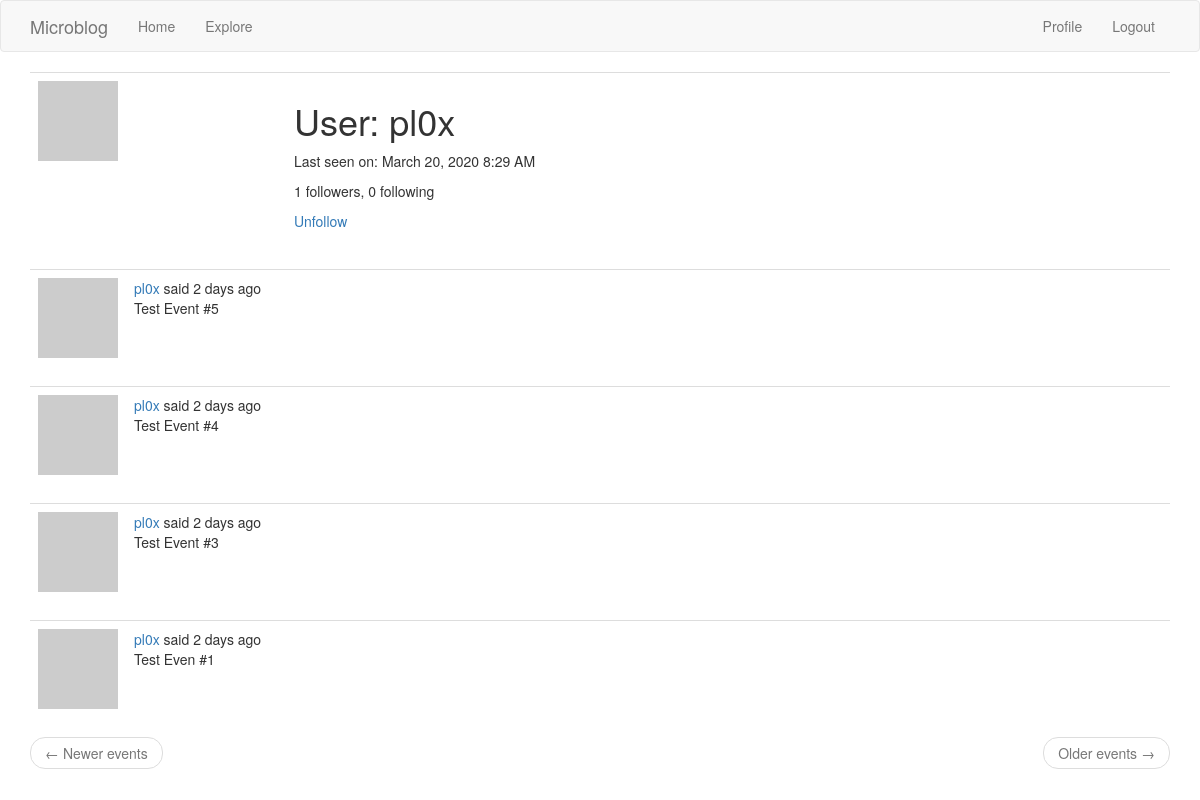
Page /user/pl0x (signed in) on the committed database.
### app/models.py (models this page shows, shortened)
class User(UserMixin, db.Model):
    id = db.Column(db.Integer, primary_key=True)
    username = db.Column(db.String(64), index=True, unique=True)
    email = db.Column(db.String(120), index=True, unique=True)
    password_hash = db.Column(db.String(128))
    events = db.relationship('Event', backref='author', lazy='dynamic')
    about_me = db.Column(db.String(140))
    last_seen = db.Column(db.DateTime, default=datetime.utcnow)
    followed = db.relationship(
        'User', secondary=followers,
        primaryjoin=(followers.c.follower_id == id),
        secondaryjoin=(followers.c.followed_id == id),
        backref=db.backref('followers', lazy='dynamic'), lazy='dynamic')
    def avatar(self, size):
        digest = md5(self.email.lower().encode('utf-8')).hexdigest()
        return 'https://www.gravatar.com/avatar/{}?d=identicon&s={}'.format(
            digest, size)
    def is_following(self, user):
        return self.followed.filter(
            followers.c.followed_id == user.id).count() > 0

class Event(db.Model):
    id = db.Column(db.Integer, primary_key=True)
    body = db.Column(db.String(140))
    date = db.Column(db.DateTime, index=True)
    timestamp = db.Column(db.DateTime, index=True, default=datetime.utcnow)
    user_id = db.Column(db.Integer, db.ForeignKey('user.id'))

### app/main/routes.py (the view)
@bp.route('/user/<username>')
@login_required
def user(username):
    user = User.query.filter_by(username=username).first_or_404()
    page = request.args.get('page', 1, type=int)
    events = user.events.order_by(Event.timestamp.desc()).paginate(
        page, current_app.config['EVENTS_PER_PAGE'], False)
    next_url = url_for('main.user', username=user.username,
                       page=events.next_num) if events.has_next else None
    prev_url = url_for('main.user', username=user.username,
                       page=events.prev_num) if events.has_prev else None
    return render_template('user.html', user=user, events=events.items,
                           next_url=next_url, prev_url=prev_url)

### app/main/routes.py (called while the page is built)
@bp.before_app_request
def before_request():
    if current_user.is_authenticated:
        current_user.last_seen = datetime.utcnow()
        db.session.commit()
    g.locale = str(get_locale())

### app/models.py (called while the page is built)
@login.user_loader
def load_user(id):
    return User.query.get(int(id))

### app/templates/user.html (shortened to what this page needs)
{% extends "base.html" %}
{% block app_content %}
    <table class="table table-hover">
        <tr>
            <td width="256px"><img src="{{ user.avatar(256) }}"></td>
            <td>
                <h1>{{ _('User') }}: {{ user.username }}</h1>
                {% if user.last_seen %}
                <p>{{ _('Last seen on') }}: {{ moment(user.last_seen).format('LLL') }}</p>
                {% endif %}
                <p>{{ _('%(count)d followers', count=user.followers.count()) }}, {{ _('%(count)d following', count=user.followed.count()) }}</p>
                {% if user == current_user %}
                <p><a href="{{ url_for('main.edit_profile') }}">{{ _('Edit your profile') }}</a></p>
                {% elif not current_user.is_following(user) %}
                <p><a href="{{ url_for('main.follow', username=user.username) }}">{{ _('Follow') }}</a></p>
                {% else %}
                <p><a href="{{ url_for('main.unfollow', username=user.username) }}">{{ _('Unfollow') }}</a></p>
                {% endif %}
            </td>
        </tr>
    </table>
    {% for event in events %}
        {% include '_event.html' %}
    {% endfor %}
    <nav aria-label="...">
        <ul class="pager">
            <li class="previous{% if not prev_url %} disabled{% endif %}">
                <a href="{{ prev_url or '#' }}">
                    <span aria-hidden="true">&larr;</span> {{ _('Newer events') }}
                </a>
            </li>
            <li class="next{% if not next_url %} disabled{% endif %}">
                <a href="{{ next_url or '#' }}">
                    {{ _('Older events') }} <span aria-hidden="true">&rarr;</span>
                </a>
            </li>
        </ul>
    </nav>
{% endblock %}

### app/templates/_event.html (shortened to what this page needs)
    <table class="table table-hover">
        <tr>
            <td width="70px">
                <a href="{{ url_for('main.user', username=event.author.username) }}">
                    <img src="{{ event.author.avatar(70) }}" />
                </a>
            </td>
            <td>
                {{ _('%(username)s said %(when)s',
                    username=user_link, when=moment(event.timestamp).fromNow()) }}
                <br>
                <span id="event{{ event.id }}">{{ event.body }}</span>
            </td>
        </tr>
    </table>

### rows in the picture
User: username "pl0x", last_seen "March 20, 2020 8:29 AM"
Event: body "Test Event #5"
Event: body "Test Event #4"
Event: body "Test Event #3"
Event: body "Test Even #1"
